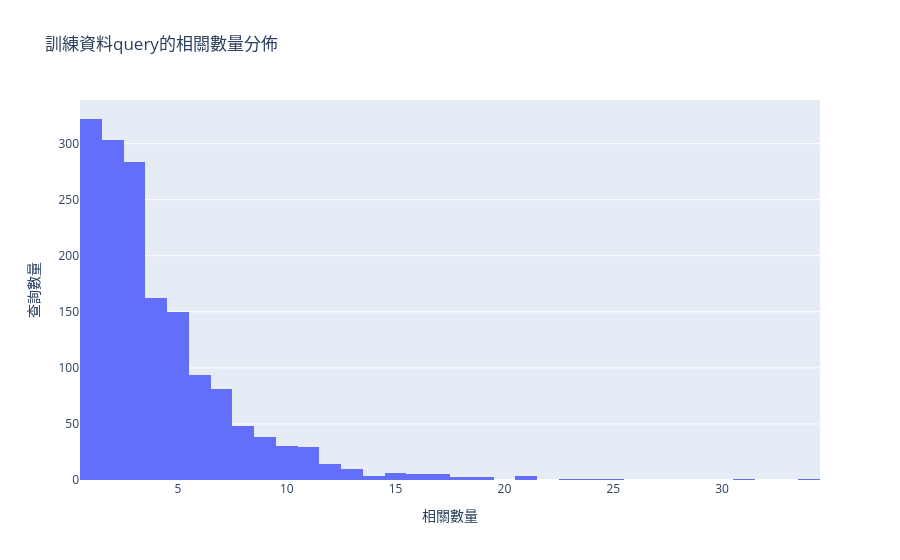
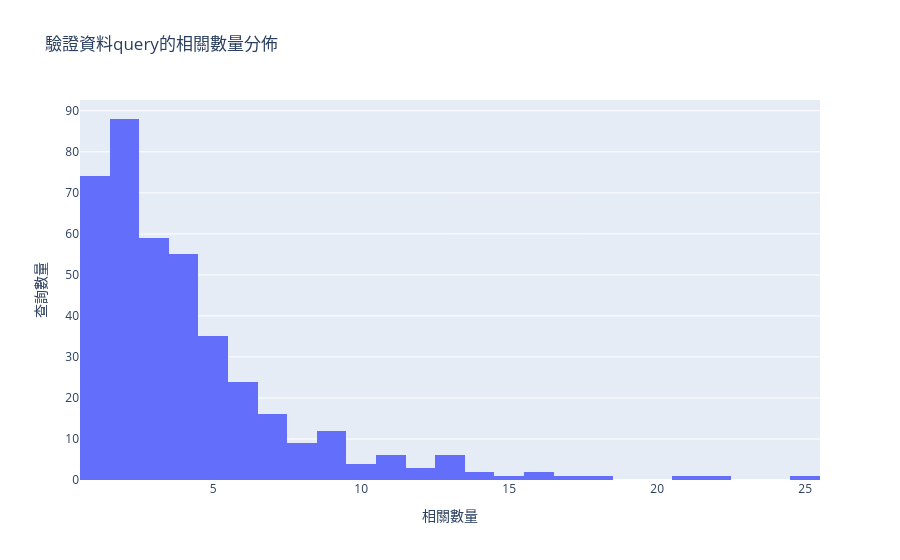

The cell these charts' notebook holds for them, in order:
### Markdown cell above
# 計算訓練及驗證資料分別查詢數量、每個查詢平均相關數

### Code cell
# 訓練資料有幾個query
from typing import List
from pathlib import Path
import pandas as pd


def load_query_ids(path: Path) -> List[str]:
    with path.open('r', encoding='utf-8') as f:
        return [line.strip() for line in f if line.strip()]


if "task1_dir" not in globals():
    import sys

    def find_repo_root(start: Path) -> Path:
        for path in [start, *start.parents]:
            if (path / "Legal Case Retrieval" / "lcr" / "task1_paths.py").exists():
                return path
        raise FileNotFoundError("Cannot locate repo root from current working directory")

    repo_root = find_repo_root(Path.cwd())
    package_root = repo_root / "Legal Case Retrieval"
    if str(package_root) not in sys.path:
        sys.path.insert(0, str(package_root))

    from lcr.task1_paths import get_task1_dir, get_task1_year

    task1_dir = Path(get_task1_dir())
    task1_year = get_task1_year()

base_folder = Path(task1_dir)
print(f"Using Task1 year: {task1_year}, dir: {base_folder}")

# 訓練資料query數量
train_qid_path = base_folder / 'train_qid.tsv'
train_qids = load_query_ids(train_qid_path)
display("訓練資料query數量: " + str(len(train_qids)))

# 驗證資料query數量
valid_qid_path = base_folder / 'valid_qid.tsv'
valid_qids = load_query_ids(valid_qid_path)
display("驗證資料query數量: " + str(len(valid_qids)))

# 讀訓練及驗證的標註資料
import json
labels_path = base_folder / f'task1_train_labels_{task1_year}.json'
with labels_path.open('r', encoding='utf-8') as f:
    train_labels_json = json.load(f)

# ---訓練資料相關數量分析---
train_query_relevance_counts = {}
for qid in train_qids:
    qid_txt = qid + '.txt'
    if qid_txt not in train_labels_json:
        print(f"警告: query id {qid} 不在 {labels_path.name} 中")
    else:
        train_query_relevance_counts[qid] = len(train_labels_json[qid_txt])

if train_query_relevance_counts:
    avg_relevance = sum(train_query_relevance_counts.values()) / len(train_query_relevance_counts)
    print(f"訓練資料query的平均相關數量: {avg_relevance}")
else:
    print("訓練資料沒有有效的query相關數量")

import plotly.express as px
hist_data = list(train_query_relevance_counts.values())
fig = px.histogram(
    x=hist_data,
    title="訓練資料query的相關數量分佈",
    labels={"x": "相關數量", "y": "查詢數量"}
)
fig.update_xaxes(title="相關數量")
fig.update_yaxes(title="查詢數量")
fig.show()

# ---驗證資料相關數量分析---
valid_query_relevance_counts = {}
for qid in valid_qids:
    qid_txt = qid + '.txt'
    if qid_txt not in train_labels_json:
        print(f"警告: query id {qid} 不在 {labels_path.name} 中")
    else:
        valid_query_relevance_counts[qid] = len(train_labels_json[qid_txt])

if valid_query_relevance_counts:
    avg_relevance = sum(valid_query_relevance_counts.values()) / len(valid_query_relevance_counts)
    print(f"驗證資料query的平均相關數量: {avg_relevance}")
else:
    print("驗證資料沒有有效的query相關數量")

hist_data = list(valid_query_relevance_counts.values())
fig = px.histogram(
    x=hist_data,
    title="驗證資料query的相關數量分佈",
    labels={"x": "相關數量", "y": "查詢數量"}
)
fig.update_xaxes(title="相關數量")
fig.update_yaxes(title="查詢數量")
fig.show()

### Figure 1 — Plotly figure (JSON) as saved in the notebook; plotly's stock layout.template omitted (floating-point values rounded to 4 significant figures; data arrays with more than 128 entries replaced by an {"elided": "..."} marker saying what was removed)
{"data": [{"bingroup": "x", "hovertemplate": "相關數量=%{x}<br>count=%{y}<extra></extra>", "legendgroup": "", "marker": {"color": "#636efa", "pattern": {"shape": ""}}, "name": "", "orientation": "v", "showlegend": false, "type": "histogram", "x": {"elided": "1600 int values"}, "xaxis": "x", "yaxis": "y"}], "layout": {"barmode": "relative", "legend": {"tracegroupgap": 0}, "title": {"text": "訓練資料query的相關數量分佈"}, "xaxis": {"anchor": "y", "domain": [0, 1], "title": {"text": "相關數量"}}, "yaxis": {"anchor": "x", "domain": [0, 1], "title": {"text": "查詢數量"}}}}

### Figure 2 — Plotly figure (JSON) as saved in the notebook; plotly's stock layout.template omitted (floating-point values rounded to 4 significant figures; data arrays with more than 128 entries replaced by an {"elided": "..."} marker saying what was removed)
{"data": [{"bingroup": "x", "hovertemplate": "相關數量=%{x}<br>count=%{y}<extra></extra>", "legendgroup": "", "marker": {"color": "#636efa", "pattern": {"shape": ""}}, "name": "", "orientation": "v", "showlegend": false, "type": "histogram", "x": {"elided": "401 int values"}, "xaxis": "x", "yaxis": "y"}], "layout": {"barmode": "relative", "legend": {"tracegroupgap": 0}, "title": {"text": "驗證資料query的相關數量分佈"}, "xaxis": {"anchor": "y", "domain": [0, 1], "title": {"text": "相關數量"}}, "yaxis": {"anchor": "x", "domain": [0, 1], "title": {"text": "查詢數量"}}}}
